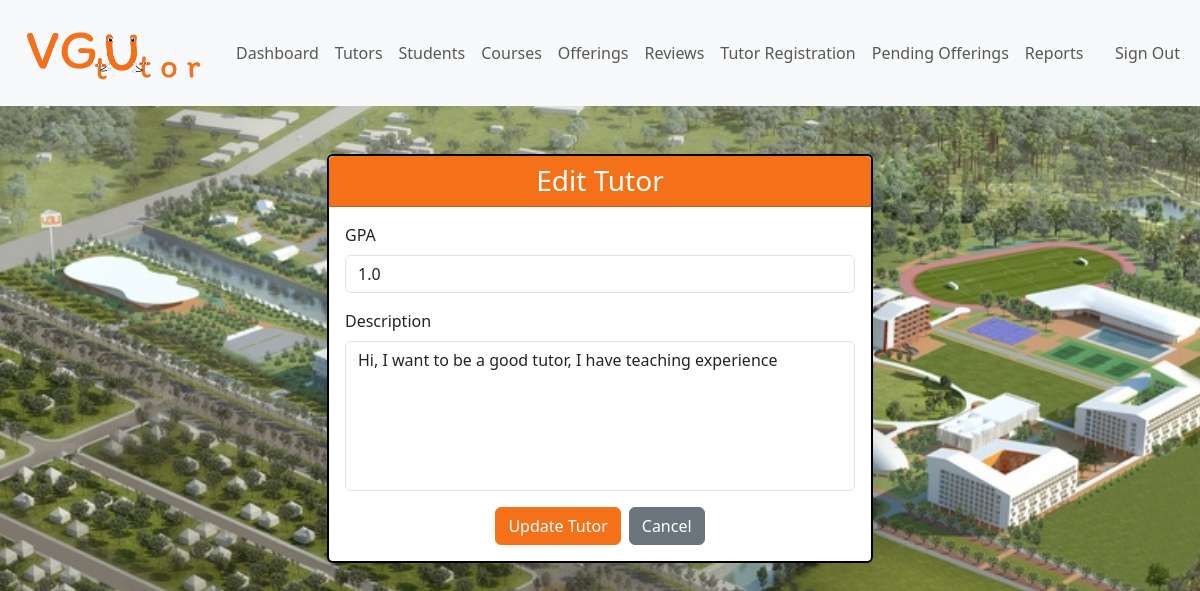
The page /admin/tutor_processing/editTutor.php?tutorid=10822002 (signed in) on the database its author committed.
### tables this page shows
CREATE TABLE `tutor_account` (
  `accountid` int(11) NOT NULL,
  `bank_name` varchar(50) DEFAULT NULL,
  `bank_acc_no` varchar(50) DEFAULT NULL,
  `gpa` varchar(3) DEFAULT NULL,
  `description` varchar(200) DEFAULT NULL,
  `overall_rating` varchar(3) DEFAULT NULL
);

### admin/tutor_processing/editTutor.php (the view, shortened to what this page needs)
<?php
include "../../DB_connection.php";
$tutorid = intval($_GET['tutorid']);
$stmt = $conn->prepare("SELECT * FROM tutor_account WHERE accountid = ?");
$stmt->execute([$tutorid]);
$tutor = $stmt->fetch(PDO::FETCH_ASSOC);
?>
<!DOCTYPE html>
<html lang="en">
<head>
    <link rel="stylesheet" href="https://cdn.jsdelivr.net/npm/bootstrap@5.3.6/dist/css/bootstrap.min.css">
    <link rel="stylesheet" href="https://cdnjs.cloudflare.com/ajax/libs/font-awesome/4.7.0/css/font-awesome.min.css">
    <link rel="stylesheet" href="../../css/style.css">
</head>
<body class="body-home">
    <?php include "../inc/navbar.php"; ?>
    <div class="container mt-5">
        <div class="row justify-content-center">
            <div class="col-md-6">
                <div class="card shadow-lg" style="border: 2px solid #000;">
                    <div class="card-header text-white text-center" style="background-color: #f47119;">
                        <h3 class="mb-0">Edit Tutor</h3>
                    </div>
                    <div class="card-body">
                        <form method="post">
                            <div class="mb-3">
                                <label class="form-label">GPA</label>
                                <input type="text" name="gpa" class="form-control" value="<?= htmlspecialchars($_POST['gpa'] ?? $tutor['gpa'] ?? '') ?>" required>
                            </div>
                            <div class="mb-3">
                                <label class="form-label">Description</label>
                                <textarea name="description" class="form-control" maxlength="200" rows="4" required><?= htmlspecialchars($_POST['description'] ?? $tutor['description'] ?? '') ?></textarea>
                            </div>
                            <div class="d-flex justify-content-center">
                                <button type="submit" class="btn btn-primary" style="background-color: #f47119; border-color: #f47119;">Update Tutor</button>
                                <a href="tutor.php" class="btn btn-secondary ms-2">Cancel</a>
                            </div>
                        </form>
                    </div>
                </div>
            </div>
        </div>
    </div>
</body>
</html>

### css/style.css (style rules this page uses)
.body-home, .body-login { background: url(../img/NewCampus.jpg); background-size: cover; background-attachment: fixed; }
textarea { resize: none; width: 100%; height: 150px; }

### rows shown on the page
tutor_account: gpa "1.0", description "Hi, I want to be a good tutor, I have teaching experience"
